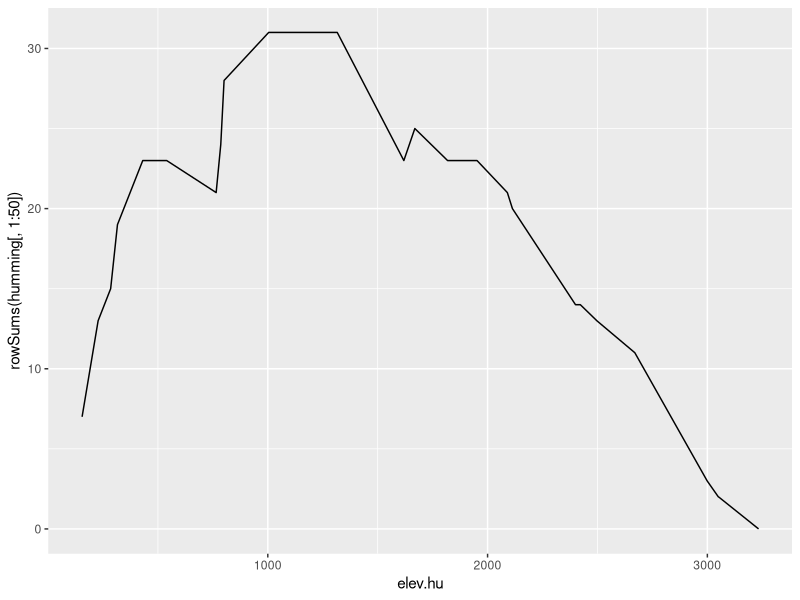
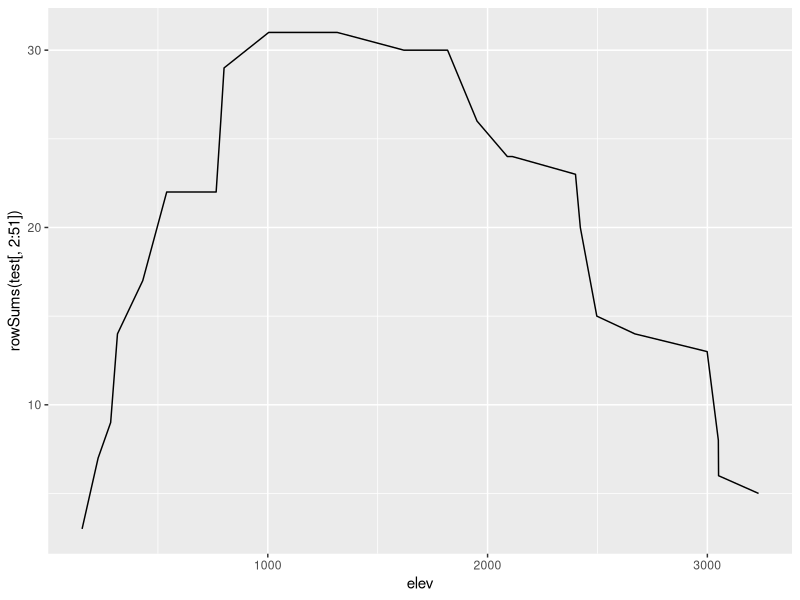
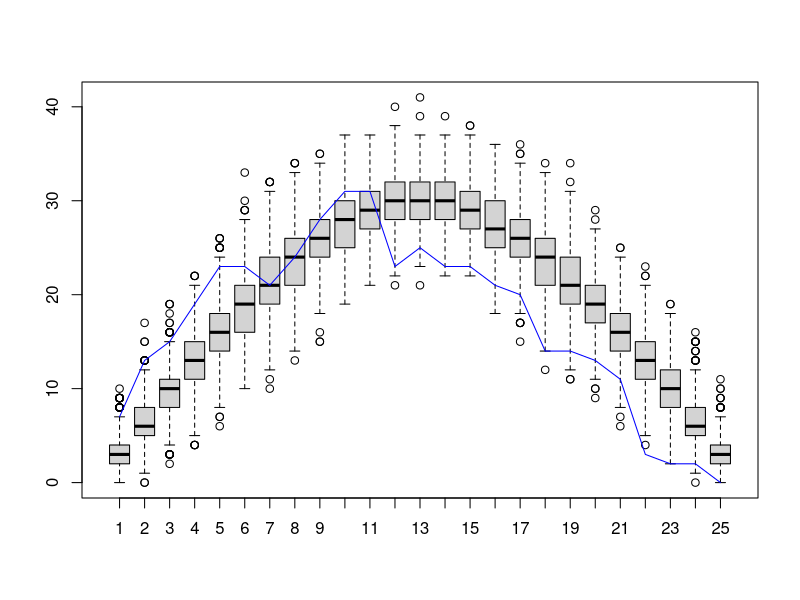

The R source for these figures, in order: (Note: this script raises an error after producing the figures.)
setwd("~/Desktop/GitHub/PermuteSeminar-2014/Null models")

humming <- read.table("Hummingbirds.txt", header = T, row.names = 1)
hylids <- read.table("Hylids.txt", header = T, row.names = 1)

elev.hu <- as.numeric(gsub("Elev_", "", rownames(humming)))
elev.hy <- as.numeric(gsub("Elev_", "", rownames(hylids)))

require(ggplot2)
ggplot(humming, aes(x = elev.hu, y = rowSums(humming[,1:50]))) + geom_path()

## Function to permute ranges
permute_range <- function(data){
  elev <- as.numeric(gsub("Elev_", "", rownames(data)))
  # Calculate range sizes for each species
  rangeSize <- colSums(data)
  # Create matrix to fill with new ranges
  new.ranges <- matrix(nrow = length(elev), ncol = length(rangeSize))
  # For loop to shift range for each species
  for(i in 1:length(rangeSize)){
    perm.mat <- matrix(0,nrow = length(elev), ncol = 1)
    upperlim <- length(elev) - rangeSize[i]
    start <- sample(c(1:upperlim), 1)
    perm.mat[start:(start+rangeSize[i]), ] <- 1 
    new.ranges[,i] <- perm.mat
  }
  return(list(ranges = new.ranges, tot.num = rowSums(new.ranges)))
}

## Testing the permute_range function
p1 <- permute_range(humming)
test <- data.frame(elev = elev.hu, p1)
ggplot(test, aes(x = elev, y = rowSums(test[,2:51]))) + geom_path()


## Function to wrap the permute function across any number of permutations
wrapper <- function(n, data){
  p.ranges <- matrix(nrow = n, ncol = nrow(data))
  for(i in 1:n){
    numSpec <- permute_range(data)$tot.num
    p.ranges[i,] <- numSpec
  }
  return(p.ranges)
}

## Hummingbird
test <- wrapper(1000, humming)
boxplot(test)
points(1:25, rowSums(humming), typ = "l", col = "blue")

colnames(test) <- elev.hu
mtest <- melt(test, id.vars = colnames(test))
g <- ggplot(mtest, aes(x = factor(Var2), y = value)) + geom_boxplot()
g + geom_point(data = humming, aes(x = factor(elev.hu), y = rowSums(humming[,1:50])), col = "blue", size = 3)


## Hylids
test2 <- wrapper(1000, hylids)
boxplot(test2)
points(1:25, rowSums(hylids), typ = "l", col = "blue")

colnames(test2) <- elev.hu
mtest2 <- melt(test2, id.vars = colnames(test2))
g <- ggplot(mtest2, aes(x = factor(Var2), y = value)) + geom_boxplot()
g + geom_point(data = hylids, aes(x = factor(elev.hu), y = rowSums(hylids[,1:50])), col = "blue", size = 3)
